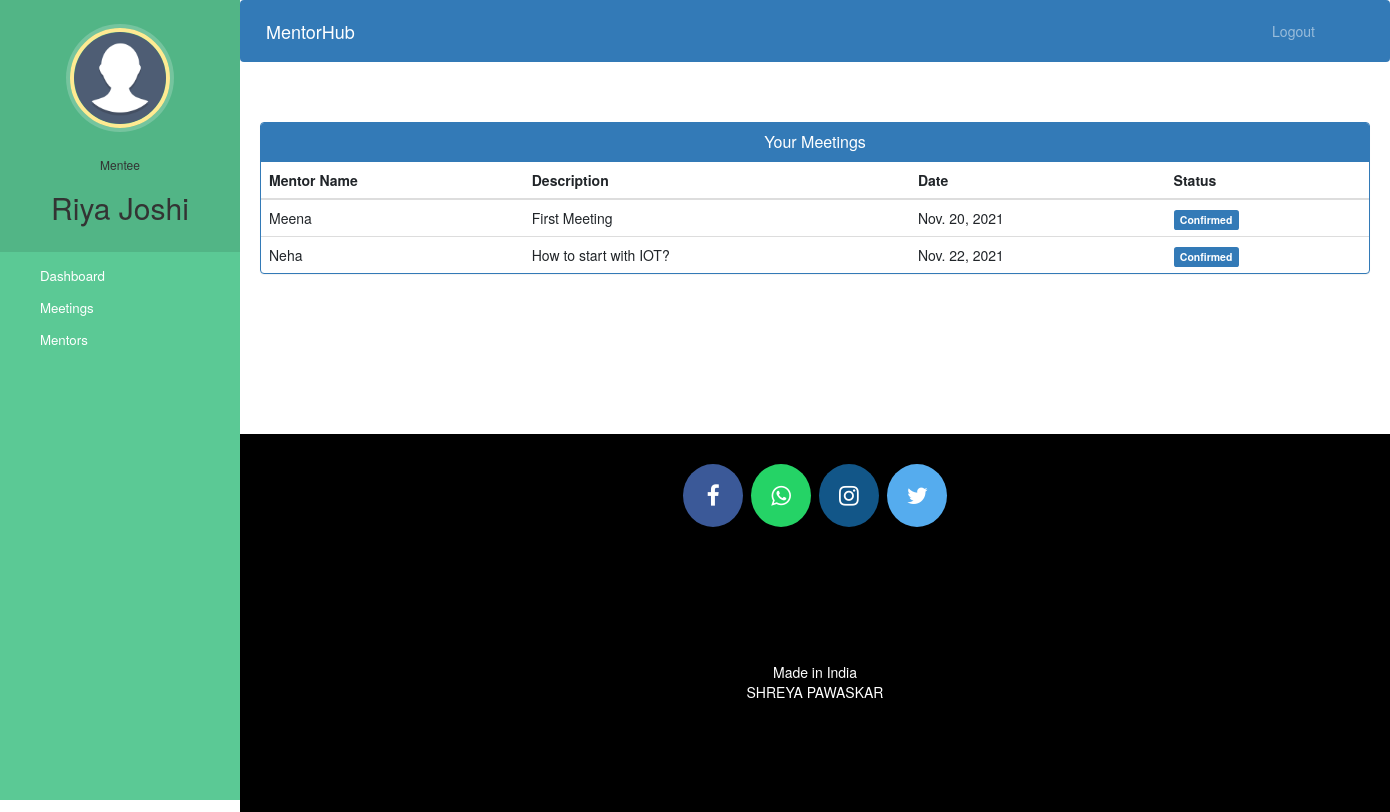
/mentee-view-appointment (signed in), run on the app's committed database.
### mentorship/models.py (models this page shows, shortened)
class Mentee(models.Model):
    user=models.OneToOneField(User,on_delete=models.CASCADE)
    profile_pic= models.ImageField(upload_to='profile_pic/MenteeProfilePic/',null=True,blank=True)
    address = models.CharField(max_length=40)
    mobile = models.CharField(max_length=20,null=False)
    interests = models.CharField(max_length=100,null=False)
    assignedMentorId = models.PositiveIntegerField(null=True)
    admitDate=models.DateField(auto_now=True)
    status=models.BooleanField(default=False)

class Appointment(models.Model):
    menteeId=models.PositiveIntegerField(null=True)
    mentorId=models.PositiveIntegerField(null=True)
    menteeName=models.CharField(max_length=40,null=True)
    mentorName=models.CharField(max_length=40,null=True)
    appointmentDate=models.DateField(auto_now=True)
    description=models.TextField(max_length=500)
    status=models.BooleanField(default=False)

### mentorship/views.py (the view)
# urls.py: path('mentee-view-appointment', views.mentee_view_appointment_view,name='mentee-view-appointment'),
@login_required(login_url='menteelogin')
@user_passes_test(is_mentee)
def mentee_view_appointment_view(request):
    mentee=models.Mentee.objects.get(user_id=request.user.id) #for profile picture of mentee in sidebar
    appointments=models.Appointment.objects.all().filter(menteeId=request.user.id)
    return render(request,'mentorship/mentee_view_appointment.html',{'appointments':appointments,'mentee':mentee})

### mentorship/views.py (called while the page is built)
def is_mentee(user):
    return user.groups.filter(name='PATIENT').exists()

### templates/mentorship/mentee_view_appointment.html (shortened to what this page needs)
{% extends 'mentorship/mentee_base.html' %}
{% block content %}
<head>
  <link href="//netdna.bootstrapcdn.com/bootstrap/3.0.0/css/bootstrap.min.css" rel="stylesheet" id="bootstrap-css">
</head>
<div class="container">
  <div class="panel panel-primary">
    <div class="panel-heading">
      <h6 class="panel-title">Your Meetings</h6>
    </div>
    <table class="table table-hover" id="dev-table">
      <thead>
        <tr>
          <th>Mentor Name</th>
          <th>Description</th>
          <th>Date</th>
          <th>Status</th>
        </tr>
      </thead>
      {% for a in appointments %}
      <tr>
        <td> {{a.mentorName}}</td>
        <td>{{a.description}}</td>
        <td>{{a.appointmentDate}}</td>
        {%if a.status%}
        <td> <span class="label label-primary">Confirmed</span></td>
        {% else %}
        <td> <span class="label label-success">Pending</span></td>
        {% endif %}
      </tr>
      {% endfor %}
    </table>
  </div>
</div>
{% endblock content %}

### templates/mentorship/mentee_base.html (shortened to what this page needs)
<!DOCTYPE html>
{% load static %}
<html lang="en">
<head>
  <link rel="stylesheet" href="https://stackpath.bootstrapcdn.com/bootstrap/4.3.1/css/bootstrap.min.css">
  <link rel="stylesheet" href="https://maxcdn.bootstrapcdn.com/font-awesome/4.7.0/css/font-awesome.min.css">
</head>
<body>
  <nav class="menu" tabindex="0">
    <header class="avatar">
      <img src="{% static mentee.profile_pic.url %}" alt="Profile Pic" />
      <br><br>
      <h6>Mentee</h6>
      <h2>{{request.user.first_name}} {{request.user.last_name}}</h2>
    </header>
    <ul>
      <li tabindex="0" class="icon-dashboard"> <a style="color:white; text-decoration:none;" href="/mentee-dashboard"><span>Dashboard</span></a> </li>
      <li tabindex="0" class="icon-calendar"> <a style="color:white; text-decoration:none;" href="/mentee-appointment"><span>Meetings</span></a></li>
      <li tabindex="0" class="icon-users"> <a style="color:white; text-decoration:none;" href="/mentee-view-mentor"><span>Mentors</span></a></li>
    </ul>
  </nav>
  <main>
    <div class="bs-example">
      <nav class="navbar navbar-expand-md  navbar-dark fixed-top" style="background:#337AB7;">
        <a href="/mentee-dashboard" class="navbar-brand">MentorHub</a>
        <div class="collapse navbar-collapse justify-content-between" id="navbarCollapse">
          <div class="navbar-nav" style=" margin-left: 90%;">
            <a href="/logout" class="nav-item nav-link">Logout</a>
          </div>
        </div>
      </nav>
    </div>
    <br><br>
    {% block content %}
    {% endblock content %}
    <br><br><br><br><br><br><br>
    <footer>
      <p>
        <a id="ftr" href="" class="fa fa-facebook"></a>
        <a id="ftr" href=""class="fa fa-whatsapp"></a>
        <a id="ftr" href="" class="fa fa-instagram"></a>
        <a id="ftr" href="" class="fa fa-twitter"></a>
      </p>
      <br>
      <div class="container">
        <div class="row">
          <div class="col-md-12 col-sm-12">
            <div style="color:#ffffff;" class="wow fadeInUp footer-copyright">
              <p>Made in India <br>
                SHREYA PAWASKAR</p>
            </div>
          </div>
        </div>
      </div>
    </footer>
  </main>
</body>
</html>

### templates/mentorship/mentee_base.html (style rules this page uses)
a:link { text-decoration: none; }
a { color: white; }
footer { padding: 0px 0px 0px 0px; background-color: black; margin: 0px; }
#ftr { padding: 20px; }
.fa { font-size: 23px; width: 60px; text-align: center; text-decoration: none; margin: 5px 2px; border-radius: 50%; }
.fa-facebook { background: #3B5998; color: white; margin-top: 30px; }
.fa-whatsapp { background: #25d366; color: white; }
.fa-twitter { background: #55ACEE; color: white; }
.fa-instagram { background: #125688; color: white; }
p { text-align: center; }
body { padding-left: 240px; }
main { position: relative; height: 100vh; }
.menu { background: #5bc995; height: 100vh; width: 240px; position: fixed; top: 0px; left: 0; z-index: 5; outline: none; }
.menu .avatar { background: rgba(0, 0, 0, 0.1); padding: 2em 0.5em; text-align: center; }
.menu .avatar img { width: 100px; border-radius: 50%; overflow: hidden; border: 4px solid #ffea92; box-shadow: 0 0 0 4px rgba(255, 255, 255, 0.2); }
.menu .avatar h2 { font-weight: normal; margin-bottom: 0; }
.menu ul { list-style: none; padding: 0.5em 0; margin: 0; }
.menu ul li { padding: 0.5em 1em 0.5em 3em; font-size: 0.95em; font-weight: regular; background-repeat: no-repeat; background-position: left 15px center; background-size: auto 20px; transition: all 0.15s linear; cursor: pointer; }
.menu ul li.icon-dashboard { background-image: url("https://cdn-icons-png.flaticon.com/512/26/26284.png"); }
.menu ul li.icon-users { background-image: url("https://cdn-icons-png.flaticon.com/512/26/26284.png"); }
.menu ul li.icon-calendar { background-image: url("https://cdn-icons-png.flaticon.com/512/26/26284.png"); }

### templates/mentorship/mentee_view_appointment.html (style rules this page uses)
a:link { text-decoration: none; }
h6 { text-align: center; }
.row { margin: 100px; }

### data on the page
Mentee: profile_pic (placeholder picture)
Appointment: mentorName "Meena", description "First Meeting", appointmentDate "Nov. 20, 2021", status "Confirmed"
Appointment: mentorName "Neha", description "How to start with IOT?", appointmentDate "Nov. 22, 2021", status "Confirmed"

### other printed values
{{ request.user.first_name }} "Riya"
{{ request.user.last_name }} "Joshi"
